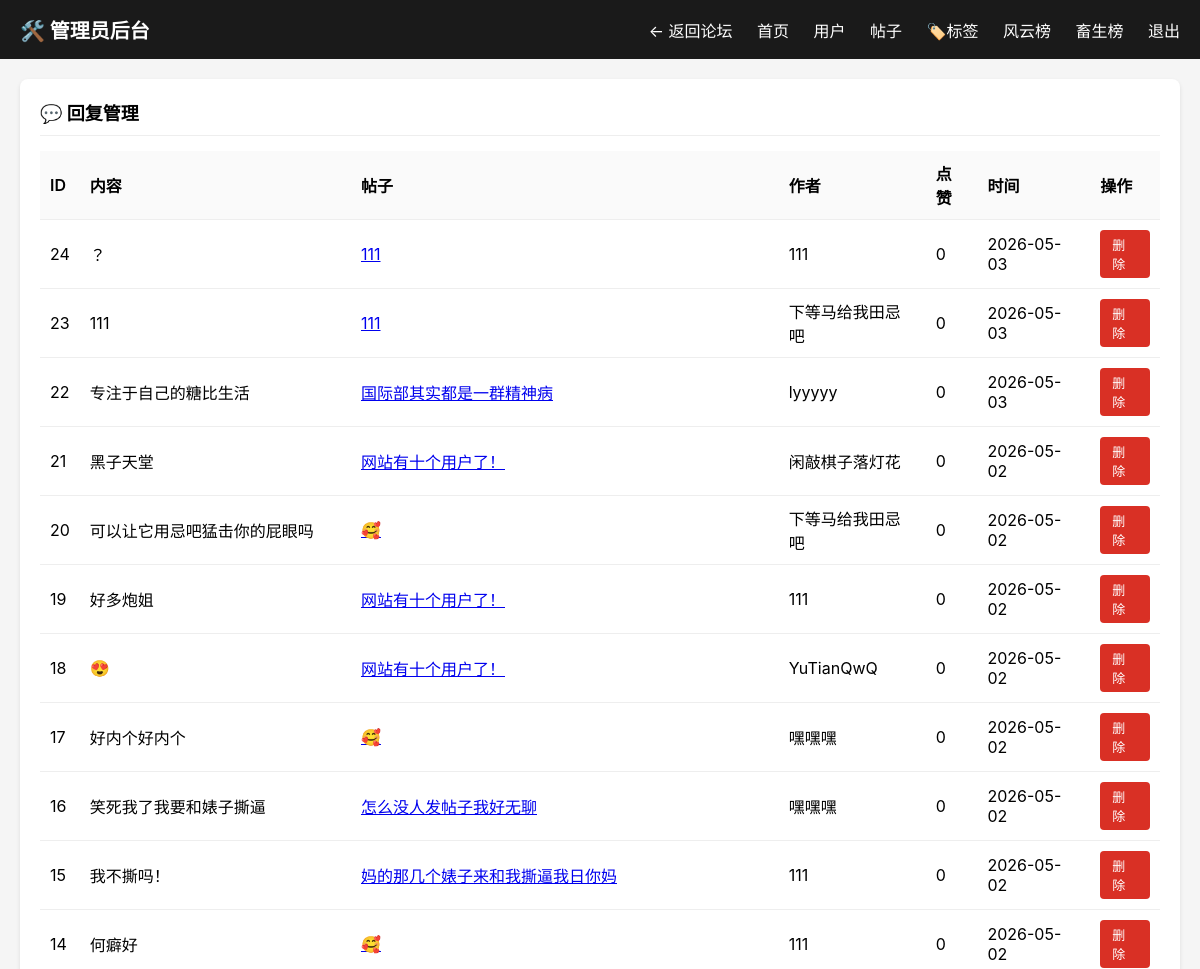
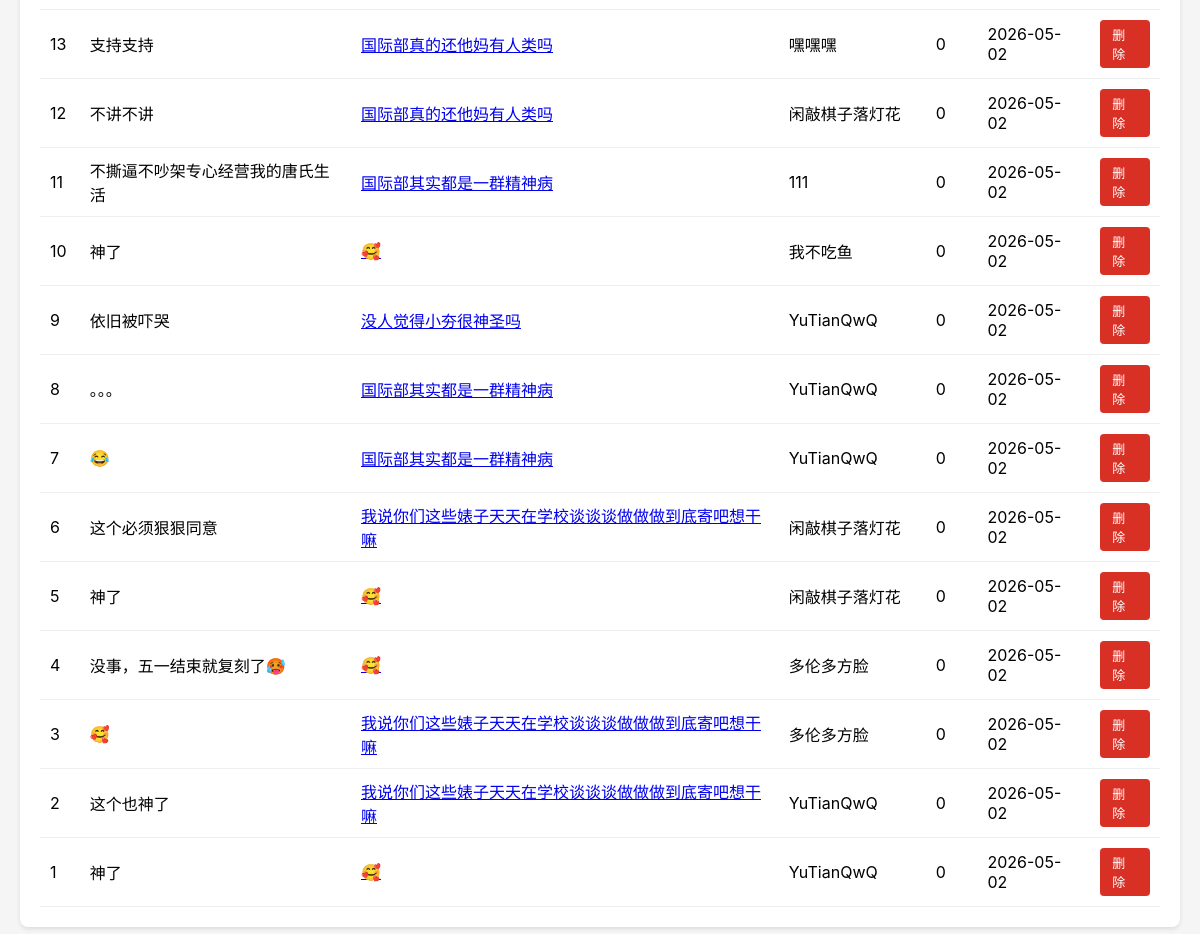
/manage/replies (signed in), run on the app's committed database (2 pictures, top to bottom).
### tables this page shows
CREATE TABLE replies (
            id INTEGER PRIMARY KEY AUTOINCREMENT,
            topic_id INTEGER NOT NULL,
            user_id INTEGER NOT NULL,
            content TEXT NOT NULL,
            is_anonymous INTEGER DEFAULT 0,
            like_count INTEGER DEFAULT 0,
            created_at TEXT DEFAULT (datetime('now'))
        , media_url TEXT DEFAULT '', media_type TEXT DEFAULT '');

CREATE TABLE topics (
            id INTEGER PRIMARY KEY AUTOINCREMENT,
            title TEXT NOT NULL,
            content TEXT NOT NULL,
            board_id INTEGER NOT NULL,
            user_id INTEGER NOT NULL,
            is_anonymous INTEGER DEFAULT 0,
            view_count INTEGER DEFAULT 0,
            like_count INTEGER DEFAULT 0,
            reply_count INTEGER DEFAULT 0,
            is_pinned INTEGER DEFAULT 0,
            created_at TEXT DEFAULT (datetime('now')),
            updated_at TEXT DEFAULT (datetime('now'))
        );

CREATE TABLE users (
            id INTEGER PRIMARY KEY AUTOINCREMENT,
            username TEXT UNIQUE NOT NULL,
            nickname TEXT NOT NULL,
            password_hash TEXT NOT NULL,
            avatar TEXT DEFAULT '',
            bio TEXT DEFAULT '',
            is_admin INTEGER DEFAULT 0,
            created_at TEXT DEFAULT (datetime('now'))
        , level INTEGER DEFAULT 0, exp INTEGER DEFAULT 0, is_banned INTEGER DEFAULT 0);

### admin.py (the view)
@admin_bp.route('/replies')
@login_required
def replies():
    topic_id = request.args.get('topic')
    conn = get_db()
    if topic_id:
        replies = conn.execute('''
            SELECT r.id, r.content, r.like_count, r.created_at,
                   u.nickname, t.title
            FROM replies r
            LEFT JOIN users u ON r.user_id = u.id
            LEFT JOIN topics t ON r.topic_id = t.id
            WHERE r.topic_id=?
            ORDER BY r.id DESC
        ''', (topic_id,)).fetchall()
    else:
        replies = conn.execute('''
            SELECT r.id, r.content, r.like_count, r.created_at,
                   u.nickname, t.title
            FROM replies r
            LEFT JOIN users u ON r.user_id = u.id
            LEFT JOIN topics t ON r.topic_id = t.id
            ORDER BY r.id DESC LIMIT 100
        ''').fetchall()
    conn.close()
    return render_template('admin/replies.html', replies=replies, topic_id=topic_id)

### admin.py (called while the page is built)
def get_db():
    return sqlite3.connect('/root/workspace/forum.db')

def login_required(f):
    @wraps(f)
    def decorated_function(*args, **kwargs):
        if 'user_id' not in session:
            return redirect('/login')
        user_id = session['user_id']
        conn = get_db()
        cur = conn.execute('SELECT is_admin FROM users WHERE id = ?', (user_id,))
        user = cur.fetchone()
        conn.close()
        if not user or not user[0]:
            return '<h1>权限不足，需要管理员账号</h1><a href="/">返回首页</a>'
        return f(*args, **kwargs)
    return decorated_function

### app.py (called while the page is built)
def get_db():
    conn = sqlite3.connect(DB_PATH, timeout=30)
    conn.execute("PRAGMA busy_timeout = 30000")
    conn.execute("PRAGMA journal_mode = WAL")
    conn.row_factory = sqlite3.Row
    return conn

def get_current_user():
    user_id = session.get('user_id')
    if not user_id:
        return None
    conn = get_db()
    user = conn.execute("SELECT id, username, nickname, avatar, bio, is_admin, level, exp, created_at FROM users WHERE id = ?", (user_id,)).fetchone()
    conn.close()
    return dict(user) if user else None

@app.context_processor
def inject_user():
    from flask import session, g
    user = get_current_user()
    return dict(user=user)

### templates/admin/replies.html (shortened to what this page needs)
{% extends "admin/base.html" %}
{% block content %}
<div class="card">
    <h2>💬 回复管理</h2>
    <table>
        <tr>
            <th>ID</th>
            <th>内容</th>
            <th>帖子</th>
            <th>作者</th>
            <th>点赞</th>
            <th>时间</th>
            <th>操作</th>
        </tr>
        {% for r in replies %}
        <tr>
            <td>{{ r[0] }}</td>
            <td>{{ r[1][:50] }}</td>
            <td><a href="/topic/{{ r[5] }}" target="_blank">{{ r[5] }}</a></td>
            <td>{{ r[4] or '未知' }}</td>
            <td>{{ r[2] }}</td>
            <td>{{ r[3][:10] }}</td>
            <td>
                <a href="#" class="btn btn-danger btn-sm" onclick="return false" data-action="delete" data-id="{{ r[0] }}">删除</a>
            </td>
        </tr>
        {% endfor %}
    </table>
</div>
{% endblock %}

### templates/admin/base.html (style rules this page uses)
* { box-sizing: border-box; margin: 0; padding: 0; }
body { font-family: -apple-system, sans-serif; background: #f5f5f5; min-height: 100vh; }
.card { background: #fff; border-radius: 8px; padding: 20px; margin-bottom: 20px; box-shadow: 0 2px 4px rgba(0,0,0,0.1); }
.card h2 { margin-bottom: 15px; font-size: 18px; border-bottom: 1px solid #eee; padding-bottom: 10px; }
table { width: 100%; border-collapse: collapse; }
th, td { padding: 10px; text-align: left; border-bottom: 1px solid #eee; }
th { background: #fafafa; font-weight: 600; }
.btn { padding: 5px 12px; border-radius: 4px; border: none; cursor: pointer; font-size: 13px; text-decoration: none; display: inline-block; }
.btn-danger { background: #d93025; color: #fff; }

### data on the page
replies: id "24", content "？", title "111", nickname "111", like_count "0", created_at "2026-05-03"
replies: id "23", content "111", title "111", nickname "下等马给我田忌吧", like_count "0", created_at "2026-05-03"
replies: id "22", content "专注于自己的糖比生活", title "国际部其实都是一群精神病", nickname "lyyyyy", like_count "0", created_at "2026-05-03"
replies: id "21", content "黑子天堂", title "网站有十个用户了！", nickname "闲敲棋子落灯花", like_count "0", created_at "2026-05-02"
replies: id "20", content "可以让它用忌吧猛击你的屁眼吗", title "🥰", nickname "下等马给我田忌吧", like_count "0", created_at "2026-05-02"
replies: id "19", content "好多炮姐", title "网站有十个用户了！", nickname "111", like_count "0", created_at "2026-05-02"
replies: id "18", content "😍", title "网站有十个用户了！", nickname "YuTianQwQ", like_count "0", created_at "2026-05-02"
replies: id "17", content "好内个好内个", title "🥰", nickname "嘿嘿嘿", like_count "0", created_at "2026-05-02"
replies: id "16", content "笑死我了我要和婊子撕逼", title "怎么没人发帖子我好无聊", nickname "嘿嘿嘿", like_count "0", created_at "2026-05-02"
replies: id "15", content "我不撕吗！", title "妈的那几个婊子来和我撕逼我日你妈", nickname "111", like_count "0", created_at "2026-05-02"
replies: id "14", content "何癖好", title "🥰", nickname "111", like_count "0", created_at "2026-05-02"
replies: id "13", content "支持支持", title "国际部真的还他妈有人类吗", nickname "嘿嘿嘿", like_count "0", created_at "2026-05-02"
replies: id "12", content "不讲不讲", title "国际部真的还他妈有人类吗", nickname "闲敲棋子落灯花", like_count "0", created_at "2026-05-02"
replies: id "11", content "不撕逼不吵架专心经营我的唐氏生活", title "国际部其实都是一群精神病", nickname "111", like_count "0", created_at "2026-05-02"
replies: id "10", content "神了", title "🥰", nickname "我不吃鱼", like_count "0", created_at "2026-05-02"
replies: id "9", content "依旧被吓哭", title "没人觉得小夯很神圣吗", nickname "YuTianQwQ", like_count "0", created_at "2026-05-02"
replies: id "8", content "。。。", title "国际部其实都是一群精神病", nickname "YuTianQwQ", like_count "0", created_at "2026-05-02"
replies: id "7", content "😂", title "国际部其实都是一群精神病", nickname "YuTianQwQ", like_count "0", created_at "2026-05-02"
replies: id "6", content "这个必须狠狠同意", title "我说你们这些婊子天天在学校谈谈谈做做做到底寄吧想干嘛", nickname "闲敲棋子落灯花", like_count "0", created_at "2026-05-02"
replies: id "5", content "神了", title "🥰", nickname "闲敲棋子落灯花", like_count "0", created_at "2026-05-02"
replies: id "4", content "没事，五一结束就复刻了🥵", title "🥰", nickname "多伦多方脸", like_count "0", created_at "2026-05-02"
replies: id "3", content "🥰", title "我说你们这些婊子天天在学校谈谈谈做做做到底寄吧想干嘛", nickname "多伦多方脸", like_count "0", created_at "2026-05-02"
replies: id "2", content "这个也神了", title "我说你们这些婊子天天在学校谈谈谈做做做到底寄吧想干嘛", nickname "YuTianQwQ", like_count "0", created_at "2026-05-02"
replies: id "1", content "神了", title "🥰", nickname "YuTianQwQ", like_count "0", created_at "2026-05-02"
